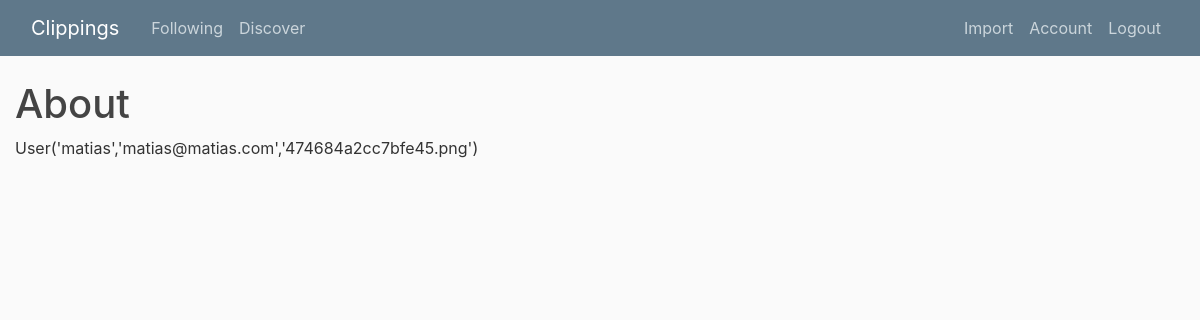
Before: /about (signed in) with the older database file.
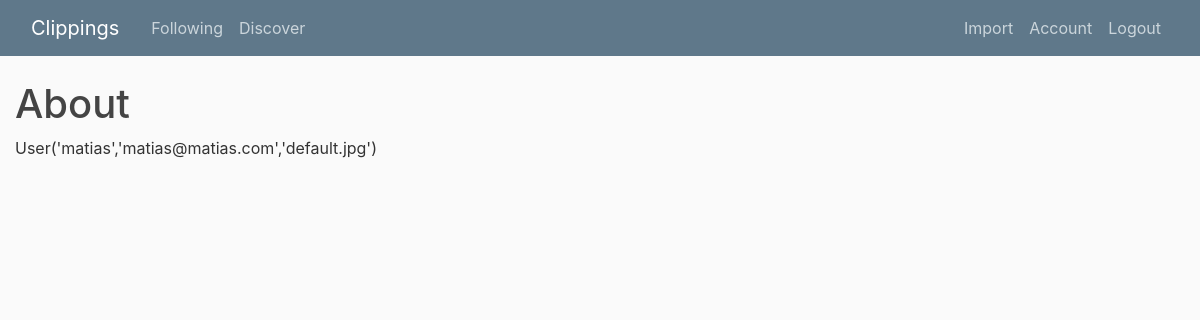
After: the same page with the newer database file.
### clippings/models.py (models this page shows, shortened)
class User(db.Model, UserMixin):
    id = db.Column(db.Integer, primary_key=True)
    username = db.Column(db.String(20), unique=True, nullable=False)
    email = db.Column(db.String(120), unique=True, nullable=False)
    image_file = db.Column(db.String(20), nullable=False, default='default.jpg')
    password = db.Column(db.String(60), nullable=False)
    posts = db.relationship('Post', backref='author', lazy=True)
    likes = db.relationship('Clip', secondary=likes, backref='liked_by', lazy=True)
    def __repr__(self):
        return f"User('{self.username}','{self.email}','{self.image_file}')"

### clippings/main/routes.py (the view)
@main.route("/about")
def about():
    return render_template('about.html.j2', title='About')

### clippings/models.py (called while the page is built)
@login_manager.user_loader
def load_user(user_id):
    return User.query.get(int(user_id))

### clippings/templates/about.html.j2
{% extends 'layout.html.j2' %}
{% block content %}
    <h1>About</h1>
    <p>{{current_user}}</p>
{% endblock content %}

### clippings/templates/layout.html.j2 (shortened to what this page needs)
<!DOCTYPE html>
<html lang="en">
<head>
    <link rel="stylesheet" href="https://stackpath.bootstrapcdn.com/bootstrap/4.1.3/css/bootstrap.min.css">
    <link rel="stylesheet" type="text/css" href="{{url_for('static', filename='main.css')}}">
</head>
<body>
    <header class="site-header">
        <nav class="navbar navbar-expand-md navbar-dark bg-steel fixed-top">
            <div class="container-fluid">
            {% if current_user.is_authenticated %}
            <a class="navbar-brand mr-4" href="{{url_for('clips.user_book', username=current_user.username)}}">Clippings</a>
            {% else %}
            <a class="navbar-brand mr-4" href="{{url_for('clips.discover')}}">Clippings</a>
            {% endif %}
            <div class="collapse navbar-collapse" id="navbarToggle">
                <div class="navbar-nav mr-auto">
                {% if current_user.is_authenticated %}
                <a class="nav-item nav-link" href="#">Following</a>
                <a class="nav-item nav-link" href="{{url_for('clips.discover')}}">Discover</a>
                {% endif %}
                </div>
                <div class="navbar-nav">
                {% if current_user.is_authenticated %}
                    <a class="nav-item nav-link" href="{{url_for('clips.import_clips')}}">Import</a>
                    <a class="nav-item nav-link" href="{{url_for('users.account')}}">Account</a>
                    <a class="nav-item nav-link" href="{{url_for('users.logout')}}">Logout</a>
                {% else %}
                <a class="nav-item nav-link" href="{{url_for('main.about')}}">About</a>
                <a class="nav-item nav-link" href="{{url_for('users.login')}}">Login</a>
                <a class="nav-item nav-link" href="{{url_for('users.register')}}">Register</a>
                {% endif %}
                </div>
            </div>
            </div>
        </nav>
    </header>
    <main role="main" class="container-fluid">
            <div class=row>
                <div class="col-md-9 col-xs-11">
                    {% block content %}{% endblock %}
                </div>
                <div class="col-md-3 col-xs-11"">
                </div>
            </div>
    </main>
</body>
</html>

### clippings/static/main.css (style rules this page uses)
body { background: #fafafa; color: #333333; margin-top: 5rem; }
h1, h2, h3, h4, h5, h6 { color: #444444; }
.bg-steel { background-color: #5f788a; }
.site-header .navbar-nav .nav-link { color: #cbd5db; }

Changed rows visible on the page:
changed User: username+email+image_file "User('matias','matias@matias.com','474684a2cc7bfe45.png')" → "User('matias','matias@matias.com','default.jpg')"
